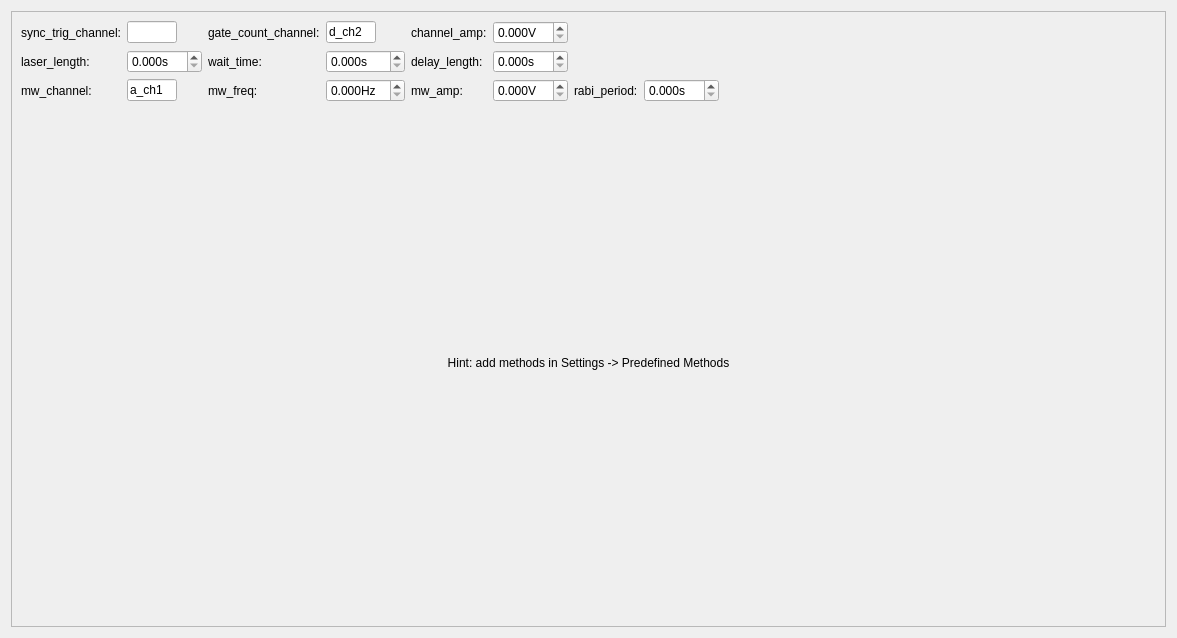
<?xml version="1.0" encoding="UTF-8"?>
<ui version="4.0">
 <class>predefFunctionsTab</class>
 <widget class="QWidget" name="predefFunctionsTab">
  <property name="geometry">
   <rect>
    <x>0</x>
    <y>0</y>
    <width>1177</width>
    <height>638</height>
   </rect>
  </property>
  <property name="windowTitle">
   <string>Form</string>
  </property>
  <layout class="QGridLayout" name="gridLayout_2">
   <item row="0" column="0">
    <widget class="QScrollArea" name="scrollArea">
     <property name="sizeAdjustPolicy">
      <enum>QAbstractScrollArea::AdjustIgnored</enum>
     </property>
     <property name="widgetResizable">
      <bool>true</bool>
     </property>
     <widget class="QWidget" name="scrollAreaWidgetContents_2">
      <property name="geometry">
       <rect>
        <x>0</x>
        <y>0</y>
        <width>1157</width>
        <height>618</height>
       </rect>
      </property>
      <layout class="QGridLayout" name="gridLayout">
       <item row="0" column="0">
        <layout class="QVBoxLayout" name="verticalLayout">
         <item>
          <layout class="QGridLayout" name="gridLayout_5">
           <item row="0" column="3">
            <widget class="QLineEdit" name="pm_gate_count_channel_Widget">
             <property name="sizePolicy">
              <sizepolicy hsizetype="Minimum" vsizetype="Fixed">
               <horstretch>0</horstretch>
               <verstretch>0</verstretch>
              </sizepolicy>
             </property>
             <property name="minimumSize">
              <size>
               <width>50</width>
               <height>0</height>
              </size>
             </property>
             <property name="maximumSize">
              <size>
               <width>50</width>
               <height>16777215</height>
              </size>
             </property>
             <property name="toolTip">
              <string>Pulse generator channel used for a gate signal for fast counter devices supporting this functionality.</string>
             </property>
             <property name="text">
              <string>d_ch2</string>
             </property>
            </widget>
           </item>
           <item row="0" column="4">
            <widget class="QLabel" name="label_4">
             <property name="sizePolicy">
              <sizepolicy hsizetype="Preferred" vsizetype="Preferred">
               <horstretch>0</horstretch>
               <verstretch>0</verstretch>
              </sizepolicy>
             </property>
             <property name="text">
              <string>channel_amp:</string>
             </property>
            </widget>
           </item>
           <item row="2" column="1">
            <widget class="QLineEdit" name="pm_mw_channel_Widget">
             <property name="sizePolicy">
              <sizepolicy hsizetype="Minimum" vsizetype="Fixed">
               <horstretch>0</horstretch>
               <verstretch>0</verstretch>
              </sizepolicy>
             </property>
             <property name="minimumSize">
              <size>
               <width>50</width>
               <height>0</height>
              </size>
             </property>
             <property name="maximumSize">
              <size>
               <width>50</width>
               <height>16777215</height>
              </size>
             </property>
             <property name="toolTip">
              <string>The pulse generator channel used for the microwave output.</string>
             </property>
             <property name="text">
              <string>a_ch1</string>
             </property>
            </widget>
           </item>
           <item row="2" column="0">
            <widget class="QLabel" name="label">
             <property name="sizePolicy">
              <sizepolicy hsizetype="Preferred" vsizetype="Preferred">
               <horstretch>0</horstretch>
               <verstretch>0</verstretch>
              </sizepolicy>
             </property>
             <property name="text">
              <string>mw_channel:</string>
             </property>
            </widget>
           </item>
           <item row="2" column="4">
            <widget class="QLabel" name="label_9">
             <property name="text">
              <string>mw_amp:</string>
             </property>
            </widget>
           </item>
           <item row="2" column="3">
            <widget class="ScienDSpinBox" name="pm_mw_freq_Widget">
             <property name="minimumSize">
              <size>
               <width>75</width>
               <height>0</height>
              </size>
             </property>
             <property name="maximumSize">
              <size>
               <width>100</width>
               <height>16777215</height>
              </size>
             </property>
             <property name="toolTip">
              <string>If used, the microwave frequency.</string>
             </property>
             <property name="suffix">
              <string>Hz</string>
             </property>
             <property name="decimals">
              <number>3</number>
             </property>
            </widget>
           </item>
           <item row="2" column="2">
            <widget class="QLabel" name="label_8">
             <property name="text">
              <string>mw_freq:</string>
             </property>
            </widget>
           </item>
           <item row="1" column="2">
            <widget class="QLabel" name="label_6">
             <property name="text">
              <string>wait_time:</string>
             </property>
            </widget>
           </item>
           <item row="0" column="5">
            <widget class="ScienDSpinBox" name="pm_channel_amp_Widget">
             <property name="sizePolicy">
              <sizepolicy hsizetype="Minimum" vsizetype="Fixed">
               <horstretch>0</horstretch>
               <verstretch>0</verstretch>
              </sizepolicy>
             </property>
             <property name="minimumSize">
              <size>
               <width>75</width>
               <height>0</height>
              </size>
             </property>
             <property name="maximumSize">
              <size>
               <width>100</width>
               <height>16777215</height>
              </size>
             </property>
             <property name="toolTip">
              <string>Logical high voltage in case an analog channel is used for digital trigger output.</string>
             </property>
             <property name="suffix">
              <string>V</string>
             </property>
             <property name="decimals">
              <number>3</number>
             </property>
            </widget>
           </item>
           <item row="0" column="0">
            <widget class="QLabel" name="label_2">
             <property name="sizePolicy">
              <sizepolicy hsizetype="Preferred" vsizetype="Preferred">
               <horstretch>0</horstretch>
               <verstretch>0</verstretch>
              </sizepolicy>
             </property>
             <property name="minimumSize">
              <size>
               <width>0</width>
               <height>0</height>
              </size>
             </property>
             <property name="text">
              <string>sync_trig_channel:</string>
             </property>
            </widget>
           </item>
           <item row="1" column="0">
            <widget class="QLabel" name="label_5">
             <property name="sizePolicy">
              <sizepolicy hsizetype="Preferred" vsizetype="Preferred">
               <horstretch>0</horstretch>
               <verstretch>0</verstretch>
              </sizepolicy>
             </property>
             <property name="text">
              <string>laser_length:</string>
             </property>
            </widget>
           </item>
           <item row="1" column="4">
            <widget class="QLabel" name="label_7">
             <property name="text">
              <string>delay_length:</string>
             </property>
             <property name="alignment">
              <set>Qt::AlignLeading|Qt::AlignLeft|Qt::AlignVCenter</set>
             </property>
            </widget>
           </item>
           <item row="0" column="2">
            <widget class="QLabel" name="label_3">
             <property name="sizePolicy">
              <sizepolicy hsizetype="Preferred" vsizetype="Preferred">
               <horstretch>0</horstretch>
               <verstretch>0</verstretch>
              </sizepolicy>
             </property>
             <property name="text">
              <string>gate_count_channel:</string>
             </property>
            </widget>
           </item>
           <item row="1" column="3">
            <widget class="ScienDSpinBox" name="pm_wait_time_Widget">
             <property name="sizePolicy">
              <sizepolicy hsizetype="Minimum" vsizetype="Fixed">
               <horstretch>0</horstretch>
               <verstretch>0</verstretch>
              </sizepolicy>
             </property>
             <property name="minimumSize">
              <size>
               <width>75</width>
               <height>0</height>
              </size>
             </property>
             <property name="maximumSize">
              <size>
               <width>100</width>
               <height>16777215</height>
              </size>
             </property>
             <property name="toolTip">
              <string>The waiting time after each laser pulse.</string>
             </property>
             <property name="suffix">
              <string>s</string>
             </property>
             <property name="decimals">
              <number>3</number>
             </property>
            </widget>
           </item>
           <item row="1" column="1">
            <widget class="ScienDSpinBox" name="pm_laser_length_Widget">
             <property name="sizePolicy">
              <sizepolicy hsizetype="Minimum" vsizetype="Fixed">
               <horstretch>0</horstretch>
               <verstretch>0</verstretch>
              </sizepolicy>
             </property>
             <property name="minimumSize">
              <size>
               <width>75</width>
               <height>0</height>
              </size>
             </property>
             <property name="maximumSize">
              <size>
               <width>100</width>
               <height>16777215</height>
              </size>
             </property>
             <property name="toolTip">
              <string>The duration of the laser pulses in the pulse sequence to generate.</string>
             </property>
             <property name="suffix">
              <string>s</string>
             </property>
             <property name="decimals">
              <number>3</number>
             </property>
            </widget>
           </item>
           <item row="0" column="1">
            <widget class="QLineEdit" name="pm_sync_trig_channel_Widget">
             <property name="sizePolicy">
              <sizepolicy hsizetype="Minimum" vsizetype="Fixed">
               <horstretch>0</horstretch>
               <verstretch>0</verstretch>
              </sizepolicy>
             </property>
             <property name="minimumSize">
              <size>
               <width>50</width>
               <height>0</height>
              </size>
             </property>
             <property name="maximumSize">
              <size>
               <width>50</width>
               <height>16777215</height>
              </size>
             </property>
             <property name="toolTip">
              <string>Pulse generator channel used for a synchonization trigger for fast counter devices.</string>
             </property>
             <property name="text">
              <string/>
             </property>
            </widget>
           </item>
           <item row="1" column="5">
            <widget class="ScienDSpinBox" name="pm_delay_length_Widget">
             <property name="sizePolicy">
              <sizepolicy hsizetype="Minimum" vsizetype="Fixed">
               <horstretch>0</horstretch>
               <verstretch>0</verstretch>
              </sizepolicy>
             </property>
             <property name="minimumSize">
              <size>
               <width>75</width>
               <height>0</height>
              </size>
             </property>
             <property name="maximumSize">
              <size>
               <width>100</width>
               <height>16777215</height>
              </size>
             </property>
             <property name="toolTip">
              <string>The delay between trigger output and actual laser power going high.</string>
             </property>
             <property name="suffix">
              <string>s</string>
             </property>
             <property name="decimals">
              <number>3</number>
             </property>
             <property name="value">
              <double>0.000000000000000</double>
             </property>
            </widget>
           </item>
           <item row="2" column="5">
            <widget class="ScienDSpinBox" name="pm_mw_amp_Widget">
             <property name="minimumSize">
              <size>
               <width>75</width>
               <height>0</height>
              </size>
             </property>
             <property name="maximumSize">
              <size>
               <width>100</width>
               <height>16777215</height>
              </size>
             </property>
             <property name="toolTip">
              <string>If used, the microwave amplitude (NOT peak-to-peak).</string>
             </property>
             <property name="suffix">
              <string>V</string>
             </property>
             <property name="decimals">
              <number>3</number>
             </property>
            </widget>
           </item>
           <item row="0" column="8">
            <spacer name="horizontalSpacer">
             <property name="orientation">
              <enum>Qt::Horizontal</enum>
             </property>
             <property name="sizeHint" stdset="0">
              <size>
               <width>40</width>
               <height>20</height>
              </size>
             </property>
            </spacer>
           </item>
           <item row="2" column="6">
            <widget class="QLabel" name="label_10">
             <property name="text">
              <string>rabi_period:</string>
             </property>
            </widget>
           </item>
           <item row="2" column="7">
            <widget class="ScienDSpinBox" name="pm_rabi_period_Widget">
             <property name="minimumSize">
              <size>
               <width>75</width>
               <height>0</height>
              </size>
             </property>
             <property name="maximumSize">
              <size>
               <width>100</width>
               <height>16777215</height>
              </size>
             </property>
             <property name="toolTip">
              <string>If used, the Rabi period for the measurement.</string>
             </property>
             <property name="suffix">
              <string>s</string>
             </property>
             <property name="decimals">
              <number>3</number>
             </property>
             <property name="value">
              <double>0.000000000000000</double>
             </property>
            </widget>
           </item>
          </layout>
         </item>
         <item>
          <widget class="QLabel" name="hintLabel">
           <property name="text">
            <string>Hint: add methods in Settings -&gt; Predefined Methods</string>
           </property>
           <property name="alignment">
            <set>Qt::AlignCenter</set>
           </property>
          </widget>
         </item>
        </layout>
       </item>
      </layout>
     </widget>
    </widget>
   </item>
  </layout>
 </widget>
 <customwidgets>
  <customwidget>
   <class>ScienDSpinBox</class>
   <extends>QDoubleSpinBox</extends>
   <header>qtwidgets.scientific_spinbox.h</header>
  </customwidget>
 </customwidgets>
 <tabstops>
  <tabstop>pm_sync_trig_channel_Widget</tabstop>
  <tabstop>pm_gate_count_channel_Widget</tabstop>
  <tabstop>pm_channel_amp_Widget</tabstop>
  <tabstop>pm_laser_length_Widget</tabstop>
  <tabstop>pm_wait_time_Widget</tabstop>
  <tabstop>pm_delay_length_Widget</tabstop>
  <tabstop>pm_mw_channel_Widget</tabstop>
  <tabstop>pm_mw_freq_Widget</tabstop>
  <tabstop>pm_mw_amp_Widget</tabstop>
  <tabstop>pm_rabi_period_Widget</tabstop>
  <tabstop>scrollArea</tabstop>
 </tabstops>
 <resources/>
 <connections/>
</ui>
